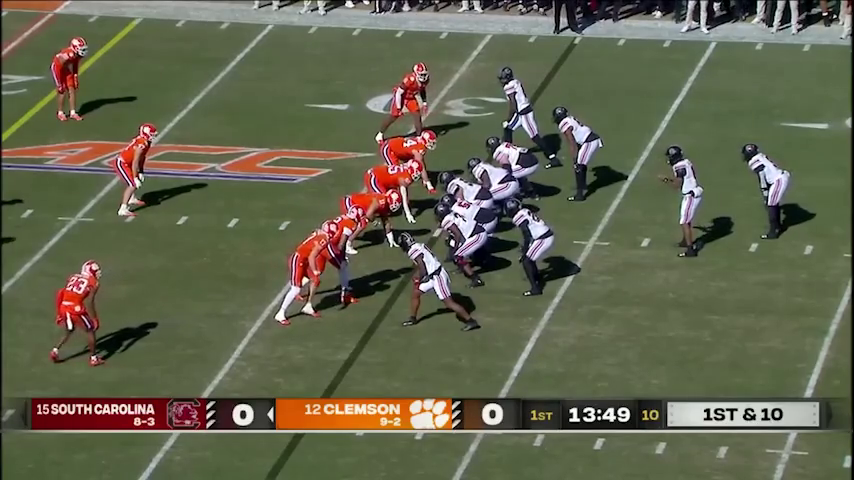
#> input picture frame 35 of USCOffsensevClemsonPlays/plays_1st_drive/play_clip_3-0.mp4, 854 x 480 px, given in place of USCvVT6thDrive.mp4, which was not available
$ jupyter execute --allow-errors detectSnap.ipynb
#> lines starting #> are read from the running program, lines starting #| are printed output that depends on the picture; pictures that were not available may be replaced by others from this repository, and a replacement may not be noted
#> further down, prev_frame is the input picture: shape (480, 854, 3); mean B, G, R 78.6, 100.6, 99.2
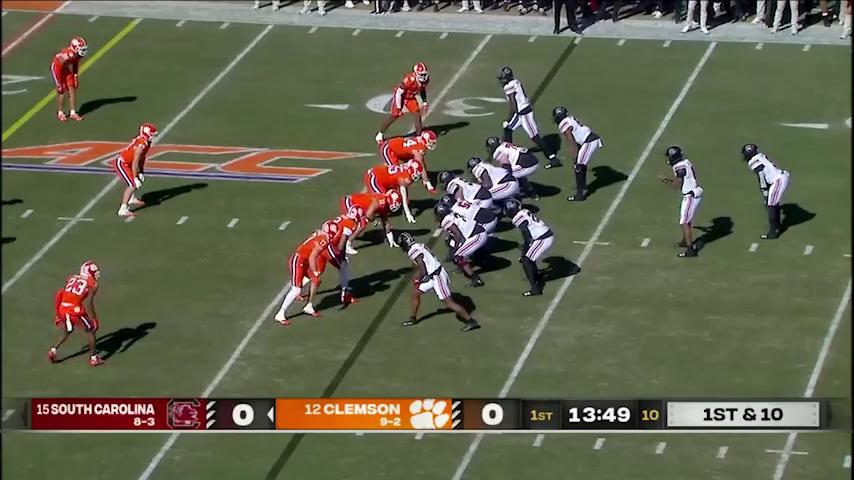
#> input picture frame 36 of USCOffsensevClemsonPlays/plays_1st_drive/play_clip_3-0.mp4, 854 x 480 px, given in place of USCvVT6thDrive.mp4, which was not available
#> further down, prev_frame is the input picture: shape (480, 854, 3); mean B, G, R 78.4, 100.6, 99.1
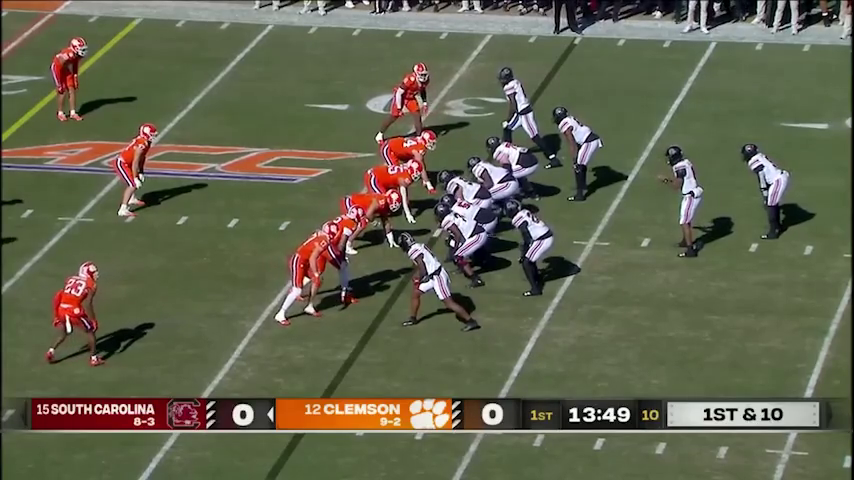
#> input picture frame 37 of USCOffsensevClemsonPlays/plays_1st_drive/play_clip_3-0.mp4, 854 x 480 px, given in place of USCvVT6thDrive.mp4, which was not available
#> further down, prev_frame is the input picture: shape (480, 854, 3); mean B, G, R 78.6, 100.7, 99.2
[cell 1]
import cv2 as cv
from moviepy import VideoFileClip
import numpy as np
from collections import deque
import imagehash
from PIL import Image

[cell 2]
video_file = "USCvVT6thDrive.mp4"

[cell 3]
# load video file to be analyized
vid = cv.VideoCapture(video_file)
#> (the rest of this cell did not finish here and is left out)

$ run again, starting later in the video
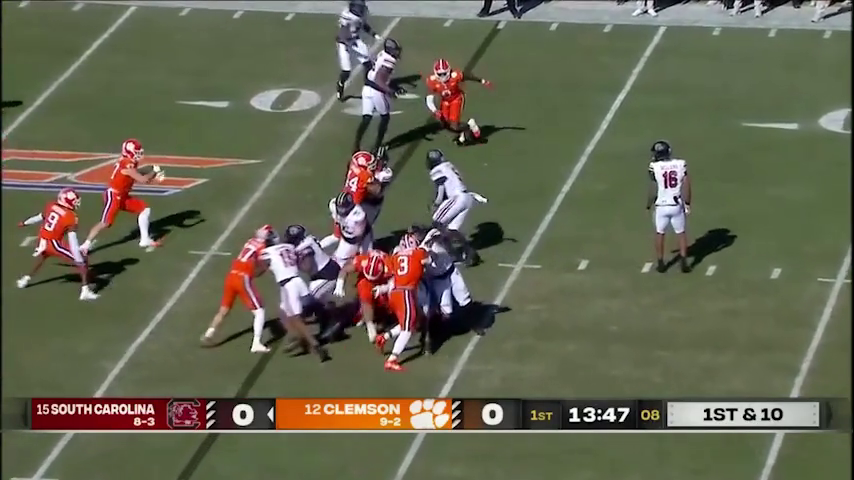
#> input picture frame 161 of USCOffsensevClemsonPlays/plays_1st_drive/play_clip_3-0.mp4, 854 x 480 px, given in place of USCvVT6thDrive.mp4, which was not available
#> prev_frame is the input picture: shape (480, 854, 3); mean B, G, R 82, 102.5, 102
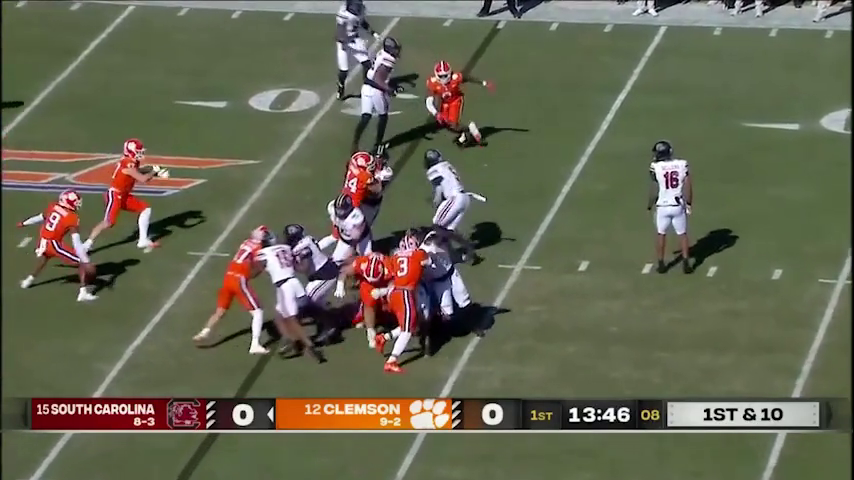
#> input picture frame 162 of USCOffsensevClemsonPlays/plays_1st_drive/play_clip_3-0.mp4, 854 x 480 px, given in place of USCvVT6thDrive.mp4, which was not available
#> prev_frame is the input picture: shape (480, 854, 3); mean B, G, R 81.9, 102.5, 102
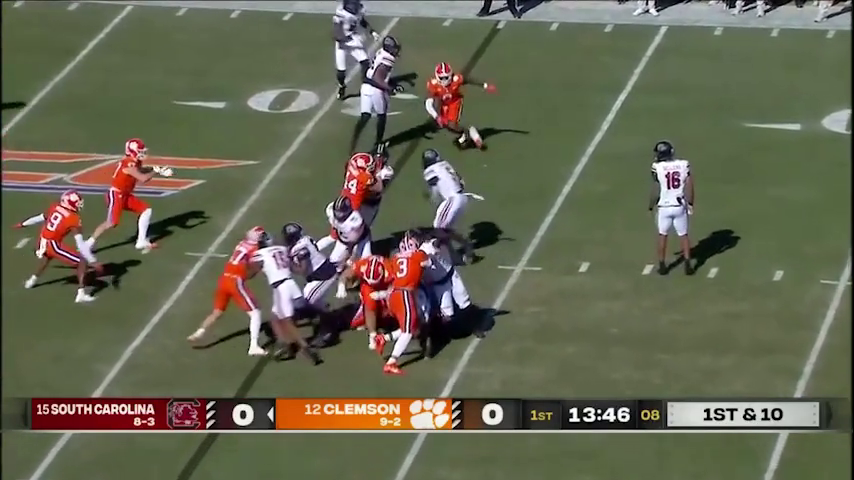
#> input picture frame 163 of USCOffsensevClemsonPlays/plays_1st_drive/play_clip_3-0.mp4, 854 x 480 px, given in place of USCvVT6thDrive.mp4, which was not available
#> prev_frame is the input picture: shape (480, 854, 3); mean B, G, R 82.2, 102.6, 102.2

$ run again, starting later in the video
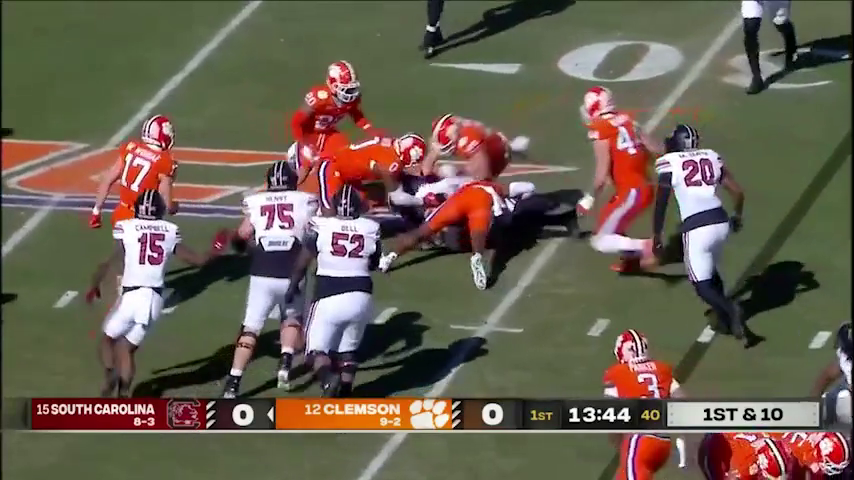
#> input picture frame 287 of USCOffsensevClemsonPlays/plays_1st_drive/play_clip_3-0.mp4, 854 x 480 px, given in place of USCvVT6thDrive.mp4, which was not available
#> prev_frame is the input picture: shape (480, 854, 3); mean B, G, R 81.5, 96, 105.7
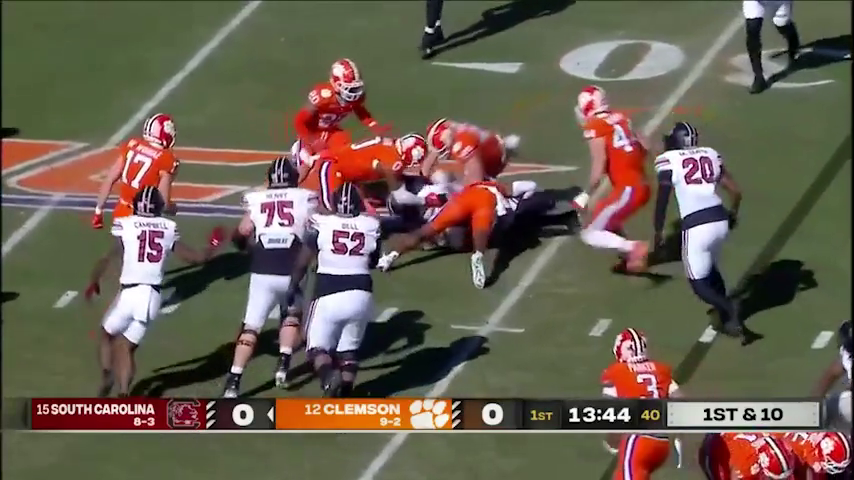
#> input picture frame 288 of USCOffsensevClemsonPlays/plays_1st_drive/play_clip_3-0.mp4, 854 x 480 px, given in place of USCvVT6thDrive.mp4, which was not available
#> prev_frame is the input picture: shape (480, 854, 3); mean B, G, R 81.6, 96, 105.8
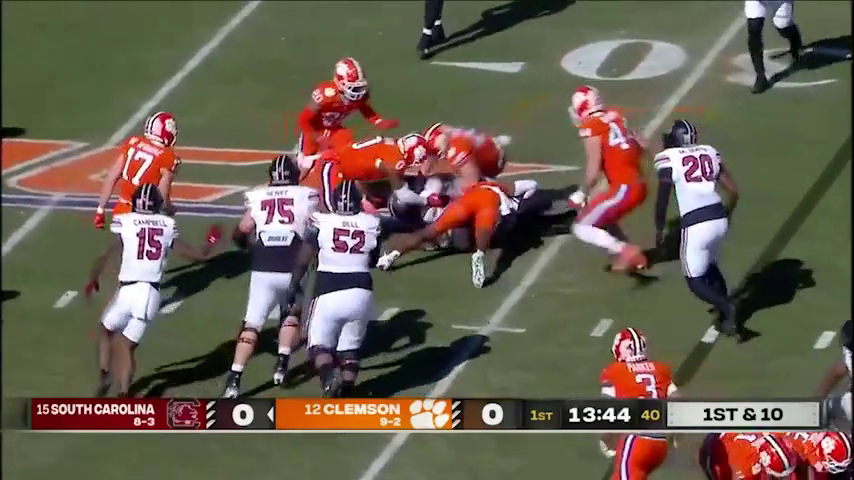
#> input picture frame 289 of USCOffsensevClemsonPlays/plays_1st_drive/play_clip_3-0.mp4, 854 x 480 px, given in place of USCvVT6thDrive.mp4, which was not available
#> prev_frame is the input picture: shape (480, 854, 3); mean B, G, R 81.2, 95.7, 105.4
